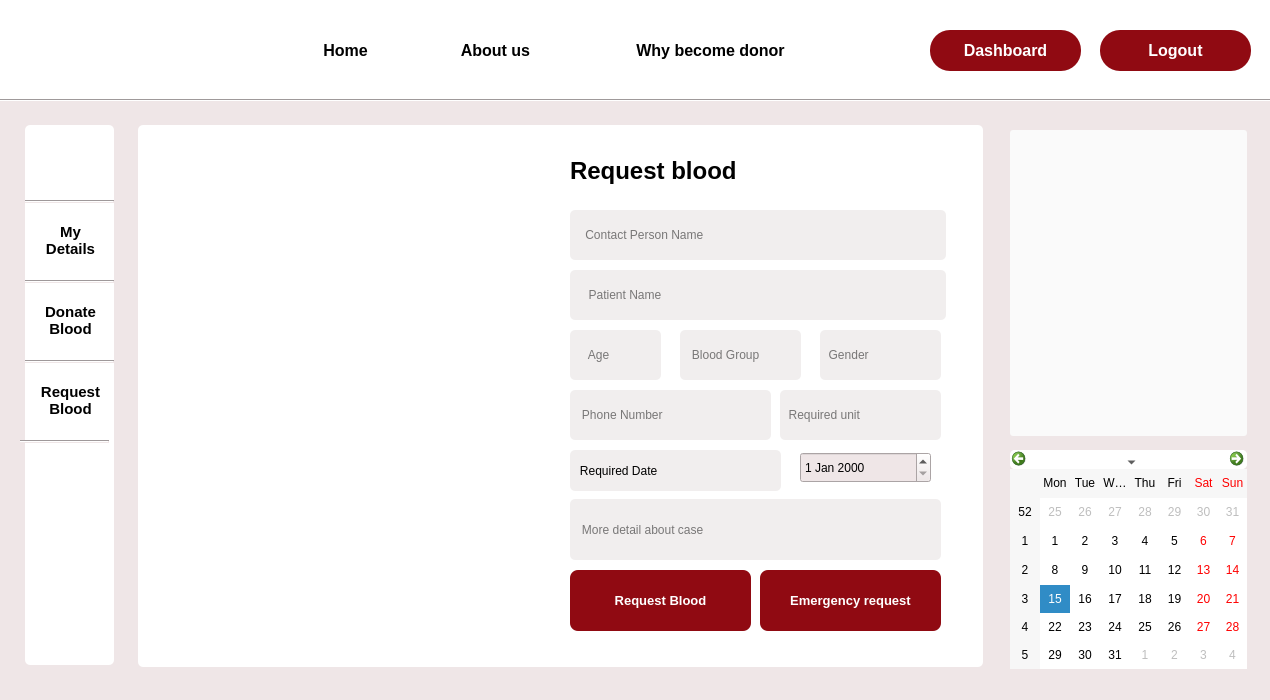
<?xml version="1.0" encoding="UTF-8"?>
<ui version="4.0">
 <class>request_blood</class>
 <widget class="QDialog" name="request_blood">
  <property name="geometry">
   <rect>
    <x>0</x>
    <y>0</y>
    <width>1270</width>
    <height>700</height>
   </rect>
  </property>
  <property name="windowTitle">
   <string>Dialog</string>
  </property>
  <property name="styleSheet">
   <string notr="true">background-color: #EFE6E7;</string>
  </property>
  <widget class="QLabel" name="label_7">
   <property name="geometry">
    <rect>
     <x>30</x>
     <y>0</y>
     <width>81</width>
     <height>91</height>
    </rect>
   </property>
   <property name="styleSheet">
    <string notr="true">background-color:rgb(255, 255, 255);
border-image: url(:/img/Images/logo1.png);</string>
   </property>
   <property name="text">
    <string/>
   </property>
  </widget>
  <widget class="QPushButton" name="home">
   <property name="geometry">
    <rect>
     <x>290</x>
     <y>30</y>
     <width>111</width>
     <height>41</height>
    </rect>
   </property>
   <property name="font">
    <font>
     <pointsize>12</pointsize>
     <bold>true</bold>
    </font>
   </property>
   <property name="cursor">
    <cursorShape>PointingHandCursor</cursorShape>
   </property>
   <property name="styleSheet">
    <string notr="true">#home

{
 background-color:rgb(255, 255, 255);
border-radius:0.5px;
}

#home::hover{border-bottom :3px solid rgb(144, 10, 18);
color: rgb(144, 10, 18);}</string>
   </property>
   <property name="text">
    <string>Home</string>
   </property>
  </widget>
  <widget class="QPushButton" name="about">
   <property name="geometry">
    <rect>
     <x>420</x>
     <y>30</y>
     <width>151</width>
     <height>41</height>
    </rect>
   </property>
   <property name="font">
    <font>
     <pointsize>12</pointsize>
     <bold>true</bold>
    </font>
   </property>
   <property name="cursor">
    <cursorShape>PointingHandCursor</cursorShape>
   </property>
   <property name="styleSheet">
    <string notr="true">#about

{
 background-color:rgb(255, 255, 255);
border-radius:0.5px;
}

#about::hover{border-bottom :3px solid rgb(144, 10, 18);
color: rgb(144, 10, 18);}</string>
   </property>
   <property name="text">
    <string>About us</string>
   </property>
  </widget>
  <widget class="QPushButton" name="why">
   <property name="geometry">
    <rect>
     <x>600</x>
     <y>30</y>
     <width>221</width>
     <height>41</height>
    </rect>
   </property>
   <property name="font">
    <font>
     <pointsize>12</pointsize>
     <bold>true</bold>
    </font>
   </property>
   <property name="cursor">
    <cursorShape>PointingHandCursor</cursorShape>
   </property>
   <property name="styleSheet">
    <string notr="true">#why

{
 background-color:rgb(255, 255, 255);
border-radius:0.5px;
}

#why::hover
{
border-bottom :3px solid rgb(144, 10, 18);
color: rgb(144, 10, 18);
}</string>
   </property>
   <property name="text">
    <string>Why become donor</string>
   </property>
  </widget>
  <widget class="QPushButton" name="login">
   <property name="geometry">
    <rect>
     <x>930</x>
     <y>30</y>
     <width>151</width>
     <height>41</height>
    </rect>
   </property>
   <property name="font">
    <font>
     <pointsize>12</pointsize>
     <bold>true</bold>
    </font>
   </property>
   <property name="cursor">
    <cursorShape>PointingHandCursor</cursorShape>
   </property>
   <property name="styleSheet">
    <string notr="true">#login
{
 background-color:rgb(144, 10, 18);
border-radius:20px;
	color: rgb(255, 255, 255);
}
#login::hover
{
background-color:white;
	color: rgb(144, 10, 18);
}</string>
   </property>
   <property name="text">
    <string>Dashboard</string>
   </property>
  </widget>
  <widget class="Line" name="line">
   <property name="geometry">
    <rect>
     <x>0</x>
     <y>99</y>
     <width>1280</width>
     <height>3</height>
    </rect>
   </property>
   <property name="orientation">
    <enum>Qt::Horizontal</enum>
   </property>
  </widget>
  <widget class="QLabel" name="label">
   <property name="geometry">
    <rect>
     <x>0</x>
     <y>0</y>
     <width>1280</width>
     <height>99</height>
    </rect>
   </property>
   <property name="styleSheet">
    <string notr="true">background-color: rgb(255, 255, 255);</string>
   </property>
   <property name="text">
    <string/>
   </property>
  </widget>
  <widget class="Line" name="line_4">
   <property name="geometry">
    <rect>
     <x>25</x>
     <y>435</y>
     <width>89</width>
     <height>3</height>
    </rect>
   </property>
   <property name="orientation">
    <enum>Qt::Horizontal</enum>
   </property>
  </widget>
  <widget class="QLabel" name="label_2">
   <property name="geometry">
    <rect>
     <x>25</x>
     <y>125</y>
     <width>89</width>
     <height>540</height>
    </rect>
   </property>
   <property name="styleSheet">
    <string notr="true">background-color: rgb(255, 255, 255);
border-radius:5px;</string>
   </property>
   <property name="text">
    <string/>
   </property>
  </widget>
  <widget class="QLabel" name="label_5">
   <property name="geometry">
    <rect>
     <x>40</x>
     <y>130</y>
     <width>63</width>
     <height>61</height>
    </rect>
   </property>
   <property name="cursor">
    <cursorShape>PointingHandCursor</cursorShape>
   </property>
   <property name="styleSheet">
    <string notr="true">background-color: rgb(255, 255, 255);
border-image: url(:/img/Images/Profile.png);</string>
   </property>
   <property name="text">
    <string/>
   </property>
  </widget>
  <widget class="Line" name="line_3">
   <property name="geometry">
    <rect>
     <x>25</x>
     <y>360</y>
     <width>89</width>
     <height>3</height>
    </rect>
   </property>
   <property name="orientation">
    <enum>Qt::Horizontal</enum>
   </property>
  </widget>
  <widget class="QPushButton" name="my_details_3">
   <property name="geometry">
    <rect>
     <x>30</x>
     <y>370</y>
     <width>81</width>
     <height>61</height>
    </rect>
   </property>
   <property name="font">
    <font>
     <pointsize>11</pointsize>
     <bold>true</bold>
    </font>
   </property>
   <property name="cursor">
    <cursorShape>PointingHandCursor</cursorShape>
   </property>
   <property name="styleSheet">
    <string notr="true">*{
 background-color:rgb(255, 255, 255);
border-radius:5px;}

#my_details_3::hover{
border-botton:3px solid rgb(144, 10, 18);
color: rgb(144, 10, 18);}
</string>
   </property>
   <property name="text">
    <string>Request
Blood</string>
   </property>
  </widget>
  <widget class="QPushButton" name="my_details">
   <property name="geometry">
    <rect>
     <x>30</x>
     <y>210</y>
     <width>81</width>
     <height>61</height>
    </rect>
   </property>
   <property name="font">
    <font>
     <pointsize>11</pointsize>
     <bold>true</bold>
    </font>
   </property>
   <property name="cursor">
    <cursorShape>PointingHandCursor</cursorShape>
   </property>
   <property name="styleSheet">
    <string notr="true">#my_details
{
 background-color:rgb(255, 255, 255);
border-radius:5px;
}


#my_details::hover{
border-botton:3px solid rgb(144, 10, 18);
color: rgb(144, 10, 18);}</string>
   </property>
   <property name="text">
    <string>My
Details</string>
   </property>
  </widget>
  <widget class="Line" name="line_2">
   <property name="geometry">
    <rect>
     <x>25</x>
     <y>280</y>
     <width>89</width>
     <height>3</height>
    </rect>
   </property>
   <property name="orientation">
    <enum>Qt::Horizontal</enum>
   </property>
  </widget>
  <widget class="Line" name="line_5">
   <property name="geometry">
    <rect>
     <x>25</x>
     <y>200</y>
     <width>89</width>
     <height>3</height>
    </rect>
   </property>
   <property name="orientation">
    <enum>Qt::Horizontal</enum>
   </property>
  </widget>
  <widget class="QPushButton" name="my_details_2">
   <property name="geometry">
    <rect>
     <x>30</x>
     <y>290</y>
     <width>81</width>
     <height>61</height>
    </rect>
   </property>
   <property name="font">
    <font>
     <pointsize>11</pointsize>
     <bold>true</bold>
    </font>
   </property>
   <property name="cursor">
    <cursorShape>PointingHandCursor</cursorShape>
   </property>
   <property name="styleSheet">
    <string notr="true">*{
 background-color:rgb(255, 255, 255);
border-radius:5px;}

#my_details_2::hover{
border-botton:3px solid rgb(144, 10, 18);
color: rgb(144, 10, 18);}
</string>
   </property>
   <property name="text">
    <string>Donate
Blood</string>
   </property>
  </widget>
  <widget class="Line" name="line_6">
   <property name="geometry">
    <rect>
     <x>20</x>
     <y>440</y>
     <width>89</width>
     <height>3</height>
    </rect>
   </property>
   <property name="orientation">
    <enum>Qt::Horizontal</enum>
   </property>
  </widget>
  <widget class="QLabel" name="label_3">
   <property name="geometry">
    <rect>
     <x>138</x>
     <y>125</y>
     <width>845</width>
     <height>542</height>
    </rect>
   </property>
   <property name="font">
    <font>
     <pointsize>8</pointsize>
    </font>
   </property>
   <property name="styleSheet">
    <string notr="true">background-color: rgb(255, 255, 255);
border-radius:5px;</string>
   </property>
   <property name="text">
    <string/>
   </property>
  </widget>
  <widget class="QLabel" name="label_4">
   <property name="geometry">
    <rect>
     <x>160</x>
     <y>140</y>
     <width>403</width>
     <height>502</height>
    </rect>
   </property>
   <property name="styleSheet">
    <string notr="true">background-color: rgb(255, 255, 255);
border-image: url(:/Images/request_blood.jpg);
</string>
   </property>
   <property name="text">
    <string/>
   </property>
  </widget>
  <widget class="QLineEdit" name="age">
   <property name="geometry">
    <rect>
     <x>570</x>
     <y>330</y>
     <width>91</width>
     <height>50</height>
    </rect>
   </property>
   <property name="styleSheet">
    <string notr="true">*
{
border-radius:5px;
background-color:#F1EEEE;
}</string>
   </property>
   <property name="text">
    <string/>
   </property>
   <property name="placeholderText">
    <string>     Age  </string>
   </property>
  </widget>
  <widget class="QLineEdit" name="phone_number">
   <property name="geometry">
    <rect>
     <x>570</x>
     <y>390</y>
     <width>201</width>
     <height>50</height>
    </rect>
   </property>
   <property name="styleSheet">
    <string notr="true">*
{
border-radius:5px;
background-color:#F1EEEE;
}</string>
   </property>
   <property name="text">
    <string/>
   </property>
   <property name="placeholderText">
    <string>   Phone Number</string>
   </property>
  </widget>
  <widget class="QLineEdit" name="contact_person">
   <property name="geometry">
    <rect>
     <x>570</x>
     <y>210</y>
     <width>376</width>
     <height>50</height>
    </rect>
   </property>
   <property name="styleSheet">
    <string notr="true">*
{
border-radius:5px;
background-color:#F1EEEE;
}</string>
   </property>
   <property name="text">
    <string/>
   </property>
   <property name="placeholderText">
    <string>    Contact Person Name</string>
   </property>
  </widget>
  <widget class="QLineEdit" name="blood_group">
   <property name="geometry">
    <rect>
     <x>680</x>
     <y>330</y>
     <width>121</width>
     <height>50</height>
    </rect>
   </property>
   <property name="styleSheet">
    <string notr="true">*
{
border-radius:5px;
background-color:#F1EEEE;

}</string>
   </property>
   <property name="text">
    <string/>
   </property>
   <property name="placeholderText">
    <string>   Blood Group</string>
   </property>
  </widget>
  <widget class="QLineEdit" name="gender">
   <property name="geometry">
    <rect>
     <x>820</x>
     <y>330</y>
     <width>121</width>
     <height>50</height>
    </rect>
   </property>
   <property name="styleSheet">
    <string notr="true">*
{
border-radius:5px;
background-color:#F1EEEE;
}</string>
   </property>
   <property name="text">
    <string/>
   </property>
   <property name="placeholderText">
    <string>  Gender</string>
   </property>
  </widget>
  <widget class="QLabel" name="label_15">
   <property name="geometry">
    <rect>
     <x>570</x>
     <y>150</y>
     <width>231</width>
     <height>41</height>
    </rect>
   </property>
   <property name="font">
    <font>
     <pointsize>18</pointsize>
     <bold>true</bold>
    </font>
   </property>
   <property name="styleSheet">
    <string notr="true">background-color: rgb(255, 255, 255);</string>
   </property>
   <property name="text">
    <string>Request blood</string>
   </property>
  </widget>
  <widget class="QPushButton" name="register_2">
   <property name="geometry">
    <rect>
     <x>570</x>
     <y>570</y>
     <width>181</width>
     <height>61</height>
    </rect>
   </property>
   <property name="font">
    <font>
     <pointsize>10</pointsize>
     <bold>true</bold>
    </font>
   </property>
   <property name="cursor">
    <cursorShape>PointingHandCursor</cursorShape>
   </property>
   <property name="styleSheet">
    <string notr="true">#register_2
{
background-color:rgb(144, 10, 18);
border-radius:8px;
	color: rgb(255, 255, 255);
}

#register_2::hover
{
background-color:white;
	color: rgb(144, 10, 18);
}</string>
   </property>
   <property name="text">
    <string>Request Blood</string>
   </property>
  </widget>
  <widget class="QLineEdit" name="patient_name">
   <property name="geometry">
    <rect>
     <x>570</x>
     <y>270</y>
     <width>376</width>
     <height>50</height>
    </rect>
   </property>
   <property name="styleSheet">
    <string notr="true">*
{
border-radius:5px;
background-color:#F1EEEE;
}</string>
   </property>
   <property name="text">
    <string/>
   </property>
   <property name="placeholderText">
    <string>     Patient Name</string>
   </property>
  </widget>
  <widget class="QLineEdit" name="detail">
   <property name="geometry">
    <rect>
     <x>570</x>
     <y>499</y>
     <width>371</width>
     <height>61</height>
    </rect>
   </property>
   <property name="styleSheet">
    <string notr="true">*
{
border-radius:5px;
background-color:#F1EEEE;
}</string>
   </property>
   <property name="text">
    <string/>
   </property>
   <property name="placeholderText">
    <string>   More detail about case</string>
   </property>
  </widget>
  <widget class="QCalendarWidget" name="calendarWidget">
   <property name="geometry">
    <rect>
     <x>1010</x>
     <y>450</y>
     <width>237</width>
     <height>219</height>
    </rect>
   </property>
   <property name="cursor">
    <cursorShape>PointingHandCursor</cursorShape>
   </property>
   <property name="styleSheet">
    <string notr="true">background-color: rgb(255, 255, 255);
font: 9pt &quot;Segoe UI&quot;;
border-radius:5px;</string>
   </property>
  </widget>
  <widget class="QLineEdit" name="required_unit">
   <property name="geometry">
    <rect>
     <x>780</x>
     <y>390</y>
     <width>161</width>
     <height>50</height>
    </rect>
   </property>
   <property name="styleSheet">
    <string notr="true">*
{
border-radius:5px;
background-color:#F1EEEE;
}</string>
   </property>
   <property name="text">
    <string/>
   </property>
   <property name="placeholderText">
    <string>  Required unit</string>
   </property>
  </widget>
  <widget class="QPushButton" name="register_3">
   <property name="geometry">
    <rect>
     <x>760</x>
     <y>570</y>
     <width>181</width>
     <height>61</height>
    </rect>
   </property>
   <property name="font">
    <font>
     <pointsize>10</pointsize>
     <bold>true</bold>
    </font>
   </property>
   <property name="cursor">
    <cursorShape>PointingHandCursor</cursorShape>
   </property>
   <property name="styleSheet">
    <string notr="true">#register_3
{
background-color:rgb(144, 10, 18);
border-radius:8px;
	color: rgb(255, 255, 255);
}

#register_3::hover
{
background-color:white;
	color: rgb(144, 10, 18);
}</string>
   </property>
   <property name="text">
    <string>Emergency request</string>
   </property>
  </widget>
  <widget class="QPushButton" name="login_2">
   <property name="geometry">
    <rect>
     <x>1100</x>
     <y>30</y>
     <width>151</width>
     <height>41</height>
    </rect>
   </property>
   <property name="font">
    <font>
     <pointsize>12</pointsize>
     <bold>true</bold>
    </font>
   </property>
   <property name="cursor">
    <cursorShape>PointingHandCursor</cursorShape>
   </property>
   <property name="styleSheet">
    <string notr="true">#login_2
{
 background-color:rgb(144, 10, 18);
border-radius:20px;
	color: rgb(255, 255, 255);
}

#login_2::hover
{
background-color:white;
	color: rgb(144, 10, 18);
}</string>
   </property>
   <property name="text">
    <string>Logout</string>
   </property>
  </widget>
  <widget class="QDateEdit" name="dateEdit">
   <property name="geometry">
    <rect>
     <x>800</x>
     <y>452</y>
     <width>131</width>
     <height>31</height>
    </rect>
   </property>
  </widget>
  <widget class="QLabel" name="label_8">
   <property name="geometry">
    <rect>
     <x>570</x>
     <y>450</y>
     <width>211</width>
     <height>41</height>
    </rect>
   </property>
   <property name="styleSheet">
    <string notr="true">*
{
border-radius:5px;
background-color:#F1EEEE;
}</string>
   </property>
   <property name="text">
    <string>   Required Date</string>
   </property>
  </widget>
  <widget class="QPushButton" name="pushButton_4">
   <property name="geometry">
    <rect>
     <x>1010</x>
     <y>130</y>
     <width>237</width>
     <height>306</height>
    </rect>
   </property>
   <property name="styleSheet">
    <string notr="true">background-color: rgb(250, 250, 250);
border-radius:3px;
</string>
   </property>
   <property name="text">
    <string/>
   </property>
   <property name="icon">
    <iconset resource="Resources.qrc">
     <normaloff>:/Images/donor_day.JPG</normaloff>:/Images/donor_day.JPG</iconset>
   </property>
   <property name="iconSize">
    <size>
     <width>250</width>
     <height>400</height>
    </size>
   </property>
  </widget>
  <zorder>label</zorder>
  <zorder>label_7</zorder>
  <zorder>home</zorder>
  <zorder>about</zorder>
  <zorder>why</zorder>
  <zorder>login</zorder>
  <zorder>line</zorder>
  <zorder>line_4</zorder>
  <zorder>label_2</zorder>
  <zorder>label_5</zorder>
  <zorder>line_3</zorder>
  <zorder>my_details_3</zorder>
  <zorder>my_details</zorder>
  <zorder>line_2</zorder>
  <zorder>line_5</zorder>
  <zorder>my_details_2</zorder>
  <zorder>line_6</zorder>
  <zorder>label_3</zorder>
  <zorder>label_4</zorder>
  <zorder>age</zorder>
  <zorder>phone_number</zorder>
  <zorder>contact_person</zorder>
  <zorder>blood_group</zorder>
  <zorder>gender</zorder>
  <zorder>label_15</zorder>
  <zorder>register_2</zorder>
  <zorder>patient_name</zorder>
  <zorder>detail</zorder>
  <zorder>calendarWidget</zorder>
  <zorder>required_unit</zorder>
  <zorder>register_3</zorder>
  <zorder>login_2</zorder>
  <zorder>dateEdit</zorder>
  <zorder>label_8</zorder>
  <zorder>pushButton_4</zorder>
 </widget>
 <resources>
  <include location="Resources.qrc"/>
 </resources>
 <connections/>
</ui>
